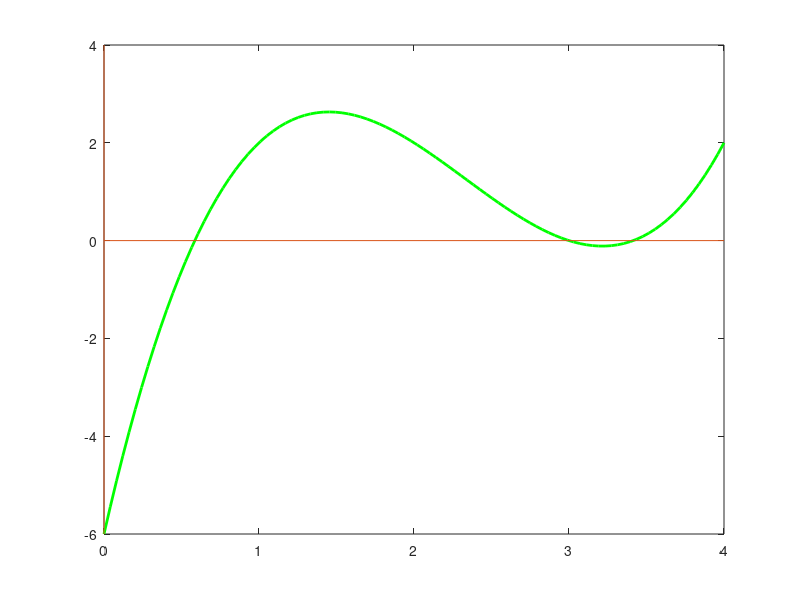

This chart was generated by the following MATLAB code: (Note: this script raises an error after producing the figure.)
% Titlu: Tema 1
% Autor: Ana-Cristina Rogoz
% Grupa: 332

%%%%%%%%%%%%%%
% Exercitiul 1
%%%%%%%%%%%%%%
f1 = @(x) 8*x.^3 + 4.*x - 1

% k = 0;
a0 = 0;
b0 = 1;
x0 = (a0 + b0) / 2; % = 0.5
f1(a0); % = -1
f1(b0); % = 11 
f1(x0); % = 2

% f1(a0) * f1(x0) < 0
% k = 1
a1 = a0;
b1 = x0;
x1 = (a1 + b1) / 2; % = 0.25
f1(a1); % = -1
f1(b1); % = 2
f1(x1); % = 0.125

% f1(a1) * f1(x1) < 0
% k = 2
a2 = a1;
b2 = x1;
x2 = (a2 + b2) / 2; % = 0.125
f1(a2); % = -1
f1(b2); % = 0.125
f1(x2); % = -0.4844

% Solutia ecuatiei in intervalul [0,1] este: 0.2266988
% Eroarea de aproximare cand k = 2: |0.1250 - 0.2266| =  0.1016

%%%%%%%%%%%%%%
% Exercitiul 2
%%%%%%%%%%%%%%
f2 = @(x) x.^3 - 7.*x.^2 + 14.*x - 6

% b)
eps = 10 ^ (-5)
x2 = linspace(0,4, 100)
plot(x2, f2(x2), 'Linewidth', 2, 'Color', 'g')
hold on
line(xlim, [0 0])
line([0,0], ylim)

% c)
xaprox1 = MetBisectiei(f2, 0, 1, eps)
xaprox2 = MetBisectiei(f2, 1, 3.2, eps)
xaprox3 = MetBisectiei(f2, 3.2, 4, eps)

plot([xaprox1, xaprox2, xaprox3], [f2(xaprox1),f2(xaprox2),f2(xaprox3)], 'or', 'MarkerSize', 10)

%%%%%%%%%%%%%%
% Exercitiul 3
%%%%%%%%%%%%%%
% a) 
figure
fplot(@(x) (exp(x)-2), 'r');
axis([-5 5 -2 2]);
hold on
fplot(@(x) cos(exp(x) - 2), 'b');

% b) 
f3 = @(x) exp(x) - 2 - cos(exp(x) -2); 
x_aproximativ = MetBisectiei(f3, 0.5, 1.5, eps);
line(xlim, [0,0]);
plot(x_aproximativ, f3(x_aproximativ), 'or');

%%%%%%%%%%%%%%
% Exercitiul 4
%%%%%%%%%%%%%%
f4 = @(x) x.^2 - 3
x_aproximativ = MetBisectiei(f4, -10, 10, eps); % = 1.73 
% Radical din 3: 1.73205080757

%%%%%%%%%%%%%%
% Exercitiul 5
%%%%%%%%%%%%%%
f5 = @(x) x.^3 - 7.*x.^2 + 14.*x - 6
df5 = @(x) 3*x.^2 - 14.^x + 14
ddf5 = @(x) 6.*x - 14

x5 = -5:0.1:5;
figure
plot(x5, f5(x5), 'Color', 'b')
axis([-5 5 -2 3])
line(xlim, [0,0])
hold on
plot([0,2.5], [0,0], 'or')
plot([2], [0,0], '*g')

% Sirul generat de metoda Newton - Raphson 
% nu converge catre solutia intervalului dat 
% deoarece pe [0, 2.5] functia nu este monotona.
% (are punct de maxim local in x = ~1.4)

% x0 = 0.2 va converge catre solutia ecuatiei din 
% intervalul [0, 2.5], deoarece functia este 
% concava, f''(0.2) = -12.8 < 0 si f(0.2) = -3.47 < 0  

%%%%%%%%%%%%%%
% Exercitiul 6
%%%%%%%%%%%%%%
f6 = @(x) x.^3 - 7.*x.^2 + 14.*x - 6
df6 = @(x) 3.*x.^2 - 14.*x + 14
ddf6 = @(x) 6.*x - 14

% b)
figure
x6 = 0:0.1:10
plot(x6, f6(x6), 'Color', 'm');
axis([0 10 -5 5])
line(xlim, [0,0])
eps = 10.^(-3)

% [0, 2] si x0 = 0.2
% f(0) * f(2) < 0 si f(x0) * f''(x0) > 0
solutie_1 = MetNR(f6, df6, 0.2, eps);
% [2, 3.1] si x0 = 2.5
% f(2) * f(3.1) < 0 si f(x0) * f''(x0) > 0
solutie_2 = MetNR(f6, df6, 2.5, eps);
% [3.1, 4] si x0 = 3.5
% f(3.1) * f(4) < 0 si f(x0) * f''(x0) > 0
solutie_3 = MetNR(f6, df6, 3.5, eps);

%%%%%%%%%%%%%%
% Exercitiul 7
%%%%%%%%%%%%%%
% a) 
f7 = @(x) 8.*x.^3 + 4.*x - 1
df7 = @(x) 24 .* x.^2 + 4 % > 0, oricare x => functie strict crescatoare
f7(0); % = -1 < 0
f7(1); % = 11 > 0
% Cum f este strict crescatoare si are semn contrar in capetele 
% intervalului [0,1] => admite o unica solutie

x = -10:0.1:10
figure
plot(x, f7(x), 'Linewidth', 2, 'Color', 'g');
line(xlim, [0 0])

%b) 
eps = 1.e-3
x_aprox_NR = MetNR(f7, df7, 0, eps);
x_aprox_secanta = MetSecantei(f7, 0, 1, 0, 1, eps)
x_aprox_poz_false = MetPozFalse(f7, 0, 1, eps)

%%%%%%%%%%%%%%
% Exercitiul 8
%%%%%%%%%%%%%%
% a)
f8 = @(x) x.^3 - 18.*x - 10 

x = -5:0.1:5
figure 
plot(x, f8(x), 'Linewidth', 2, 'Color', 'r')
line(xlim, [0 0])
line([0 0], ylim)

% d) 
eps = 1.e-4
solutie_1 = MetSecantei(f8, -5, -3, -5, -3, eps)
solutie_2 = MetSecantei(f8, -2, 2, -2, 2, eps)
solutie_3 = MetSecantei(f8, 3, 5, 3, 5, eps)
hold on
plot([solutie_1, solutie_2, solutie_3], [f8(solutie_1), f8(solutie_2),f8(solutie_3)], 'og', 'MarkerSize', 10, 'Linewidth', 3)

% e) 
eps = 1.e-4
solutie_1 = MetPozFalse(f8, -5, -3, eps)
solutie_2 = MetPozFalse(f8, 0, 2, eps)
solutie_3 = MetPozFalse(f8, 3, 5, eps)
hold on
plot([solutie_1, solutie_2, solutie_3], [f8(solutie_1), f8(solutie_2),f8(solutie_3)], '*b', 'MarkerSize', 10)

%%%%%%%%%
% Functii
%%%%%%%%%

%%%%%%%%%%%%%%
% Exercitiul 2 
%%%%%%%%%%%%%%
% a) 
function [xaprox] = MetBisectiei(f, a, b, eps) 
    k = floor (log2((b-a)/eps))
    A = zeros(1, k + 1);
    B = zeros(1, k + 1);
    X = zeros(1, k + 1);
    A(1) = a;
    B(1) = b;
    X(1) = (a + b) / 2;
    for i = 1:k
        if (f(A(i)) * f(X(i)) < 0)
           B(i + 1) = X(i);
           A(i + 1) = A(i);
           X(i + 1) = (A(i + 1) + B(i + 1)) / 2;
        end
        if (f(X(i)) * f(B(i)) < 0)
            A(i + 1) = X(i);
            B(i + 1) = B(i);
            X(i + 1) = (A(i + 1) + B(i + 1)) / 2;
        end
        if (f(X(i)) == 0)
            X(i + 1) = X(i);
        end
    end
    xaprox = X(k)
end

%%%%%%%%%%%%%%
% Exercitiul 6 
%%%%%%%%%%%%%%
% a)
function xaprox = MetNR(f, df, x0, eps) 

while true
    xn = x0 - f(x0) / df(x0);
    if ((abs(xn - x0) / abs(x0)) < eps)
        break;
    end
    x0 = xn;
end
xaprox = x0;

end

%%%%%%%%%%%%%%
% Exercitiul 8 
%%%%%%%%%%%%%%
% b)
function xaprox = MetSecantei(f, a, b, x0, x1, eps)
    
    while true
       if abs(x1 - x0) < eps * abs(x0)
           break;
       end
       x2 = (x0 * f(x1) - x1 * f(x0)) / (f(x1) - f(x0));
       
       if (x2 < a || x2 > b)
        display "Introduceti alte valori pentru x0 si x1";
        break;
       end
       
       x0 = x1;
       x1 = x2;
    end
    xaprox = x1;
end

% c) 
function xaprox = MetPozFalse(f, a, b, eps)
    a0 = a;
    b0 = b;
    x0 = (a0 * f(b0) - b0 * f(a0)) / (f(b0) - f(a0))
    
    while true
        if (abs(f(x0)) < eps)
            break;
        end
        if f(a0) * f(x0) < 0
            b0 = x0;
            x0 = (a0 * f(b0) - b0 * f(a0)) / (f(b0) - f(a0));
        end
        if f(a0) * f(x0) > 0
            a0 = x0;
            x0 = (a0 * f(b0) - b0 * f(a0)) / (f(b0) - f(a0));
        end
    end
           
    xaprox = x0;
end